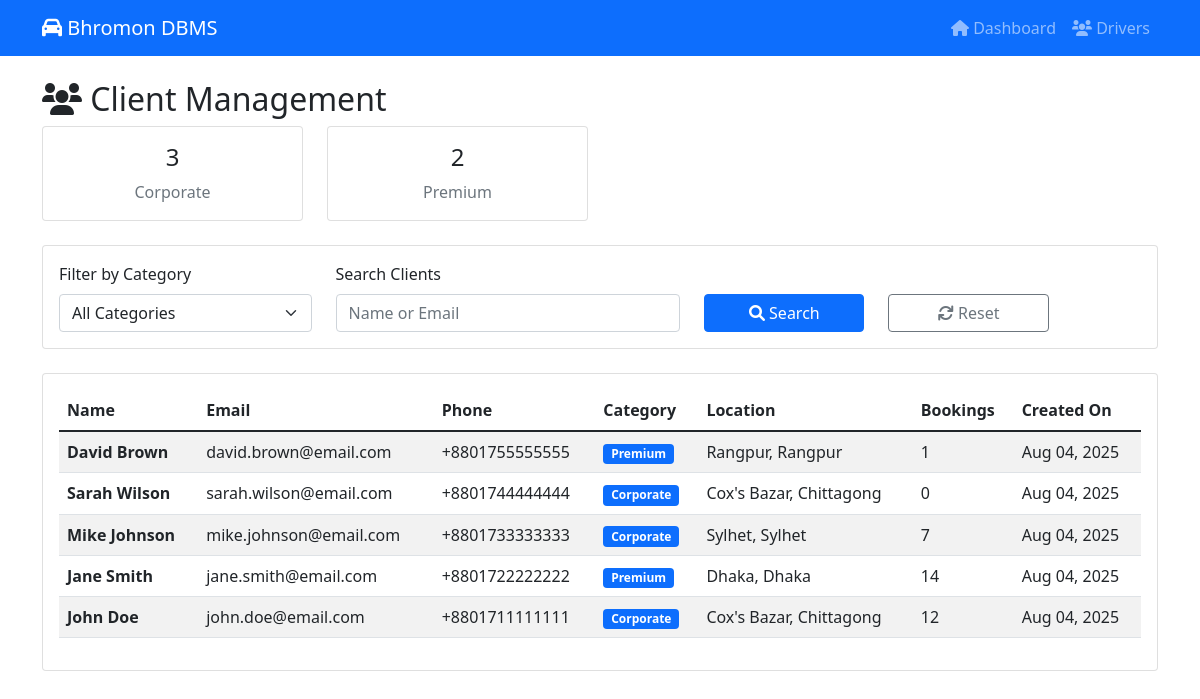
/clients/, run on the app's committed database.
### system/models.py (models this page shows, shortened)
class Client(models.Model):
    CLIENT_CATEGORIES = [
        ('regular', 'Regular'),
        ('premium', 'Premium'),
        ('corporate', 'Corporate'),
        ('vip', 'VIP'),
    ]
    user = models.OneToOneField(User, on_delete=models.CASCADE, null=True, blank=True)
    first_name = models.CharField(max_length=50)
    last_name = models.CharField(max_length=50)
    email = models.EmailField(unique=True)
    phone_number = models.CharField(max_length=15)
    address = models.TextField()
    date_of_birth = models.DateField(null=True, blank=True)
    license_number = models.CharField(max_length=50, unique=True)
    created_on = models.DateTimeField(auto_now_add=True)
    category = models.CharField(max_length=20, choices=CLIENT_CATEGORIES, default='regular')
    location = models.ForeignKey(Location, on_delete=models.SET_NULL, null=True, blank=True)
    is_verified = models.BooleanField(default=False)
    credit_score = models.IntegerField(default=700)
    total_bookings = models.IntegerField(default=0)
    class Meta:
        indexes = [
            models.Index(fields=['category']),
            models.Index(fields=['location']),
            models.Index(fields=['email']),
        ]

class Location(models.Model):
    city = models.CharField(max_length=100)
    state = models.CharField(max_length=100)
    country = models.CharField(max_length=100, default='Bangladesh')
    latitude = models.DecimalField(max_digits=9, decimal_places=6, null=True, blank=True)
    longitude = models.DecimalField(max_digits=9, decimal_places=6, null=True, blank=True)
    zip_code = models.CharField(max_length=10, null=True, blank=True)
    created_at = models.DateTimeField(auto_now_add=True)
    class Meta:
        unique_together = ['city', 'state', 'country']
        indexes = [
            models.Index(fields=['latitude', 'longitude']),
            models.Index(fields=['city', 'state']),
        ]

### system/views.py (the view)
# urls.py: path('clients/', views.client_list, name='client_list'),
def client_list(request):
    clients = Client.objects.all().order_by('-created_on')
    category = request.GET.get('category')
    if category:
        clients = clients.filter(category=category)
    query = request.GET.get('q')
    if query:
        clients = clients.filter(
            Q(first_name__icontains=query) |
            Q(last_name__icontains=query) |
            Q(email__icontains=query)
        )
    paginator = Paginator(clients, 15)
    page = request.GET.get('page')
    try:
        clients = paginator.page(page)
    except PageNotAnInteger:
        clients = paginator.page(1)
    except EmptyPage:
        clients = paginator.page(paginator.num_pages)
    client_stats = Client.objects.values('category').annotate(count=Count('id'))
    context = {
        'clients': clients,
        'client_stats': client_stats,
        'categories': Client.CLIENT_CATEGORIES,
        'selected_category': category
    }
    return render(request, 'client_list.html', context)

### templates/client_list.html (shortened to what this page needs)
<!DOCTYPE html>
<html lang="en">
<head>
    <link href="https://cdn.jsdelivr.net/npm/bootstrap@5.1.3/dist/css/bootstrap.min.css" rel="stylesheet">
    <link href="https://cdnjs.cloudflare.com/ajax/libs/font-awesome/6.0.0/css/all.min.css" rel="stylesheet">
</head>
<body>
    <nav class="navbar navbar-expand-lg navbar-dark bg-primary">
        <div class="container">
            <a class="navbar-brand" href="{% url 'dashboard' %}">
                <i class="fas fa-car"></i> Bhromon DBMS
            </a>
            <div class="navbar-nav ms-auto">
                <a class="nav-link" href="{% url 'dashboard' %}"><i class="fas fa-home"></i> Dashboard</a>
                <a class="nav-link" href="{% url 'driver_list' %}"><i class="fas fa-users"></i> Drivers</a>
            </div>
        </div>
    </nav>
    <div class="container mt-4">
        <h2><i class="fas fa-users"></i> Client Management</h2>
        <div class="row mb-4">
            {% for stat in client_stats %}
            <div class="col-md-3">
                <div class="card text-center">
                    <div class="card-body">
                        <h4>{{ stat.count }}</h4>
                        <p class="text-muted mb-0">{{ stat.category|title }}</p>
                    </div>
                </div>
            </div>
            {% endfor %}
        </div>
        <div class="card mb-4">
            <div class="card-body">
                <form method="GET" class="row align-items-end">
                    <div class="col-md-3">
                        <label class="form-label">Filter by Category</label>
                        <select name="category" class="form-select">
                            <option value="">All Categories</option>
                        </select>
                    </div>
                    <div class="col-md-4">
                        <label class="form-label">Search Clients</label>
                        <input type="text" name="q" class="form-control" placeholder="Name or Email" value="{{ request.GET.q }}">
                    </div>
                    <div class="col-md-2">
                        <button type="submit" class="btn btn-primary w-100">
                            <i class="fas fa-search"></i> Search
                        </button>
                    </div>
                    <div class="col-md-2">
                        <a href="{% url 'client_list' %}" class="btn btn-outline-secondary w-100">
                            <i class="fas fa-refresh"></i> Reset
                        </a>
                    </div>
                </form>
            </div>
        </div>
        <div class="card">
            <div class="card-body">
                <table class="table table-striped">
                    <thead>
                        <tr>
                            <th>Name</th>
                            <th>Email</th>
                            <th>Phone</th>
                            <th>Category</th>
                            <th>Location</th>
                            <th>Bookings</th>
                            <th>Created On</th>
                        </tr>
                    </thead>
                    <tbody>
                        {% for client in clients %}
                        <tr>
                            <td><strong>{{ client.first_name }} {{ client.last_name }}</strong></td>
                            <td>{{ client.email }}</td>
                            <td>{{ client.phone_number }}</td>
                            <td>
                                <span class="badge bg-primary">{{ client.get_category_display }}</span>
                            </td>
                            <td>
                                {% if client.location %}
                                    {{ client.location.city }}, {{ client.location.state }}
                                {% else %}
                                    <span class="text-muted">Not specified</span>
                                {% endif %}
                            </td>
                            <td>{{ client.total_bookings }}</td>
                            <td>{{ client.created_on|date:"M d, Y" }}</td>
                        </tr>
                        {% endfor %}
                    </tbody>
                </table>
            </div>
        </div>
    </div>
</body>
</html>

### data on the page
Client: first_name "David", last_name "Brown", email "david.brown@email.com", phone_number "+8801755555555", category "Premium", location.city "Rangpur", location.state "Rangpur", total_bookings "1", created_on "Aug 04, 2025"
Client: first_name "Sarah", last_name "Wilson", email "sarah.wilson@email.com", phone_number "+8801744444444", category "Corporate", location.city "Cox's Bazar", location.state "Chittagong", total_bookings "0", created_on "Aug 04, 2025"
Client: first_name "Mike", last_name "Johnson", email "mike.johnson@email.com", phone_number "+8801733333333", category "Corporate", location.city "Sylhet", location.state "Sylhet", total_bookings "7", created_on "Aug 04, 2025"
Client: first_name "Jane", last_name "Smith", email "jane.smith@email.com", phone_number "+8801722222222", category "Premium", location.city "Dhaka", location.state "Dhaka", total_bookings "14", created_on "Aug 04, 2025"
Client: first_name "John", last_name "Doe", email "john.doe@email.com", phone_number "+8801711111111", category "Corporate", location.city "Cox's Bazar", location.state "Chittagong", total_bookings "12", created_on "Aug 04, 2025"

### other printed values
{{ stat.count }} "3" "2"
{{ stat.category|title }} "Corporate" "Premium"
